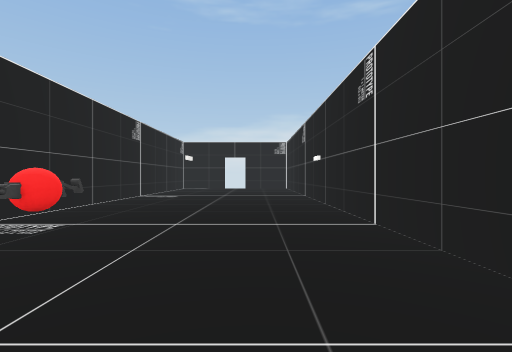
[1] (above)

16 first-person views from a walk through a scene from a Unity 3-D project. The camera is 1.2 m above the floor, looks level and sees 85° across. Doors are open. The floor is counted in squares, 2 m on a side. Each view is taken from the middle of a square. On the plan, view 1 faces up. The plan holds only what a view shows up to about 9 squares ahead; the rest is blank. The place goes on beyond the plan. The player character is not drawn. Some surface patterns are stand-ins.

[2]
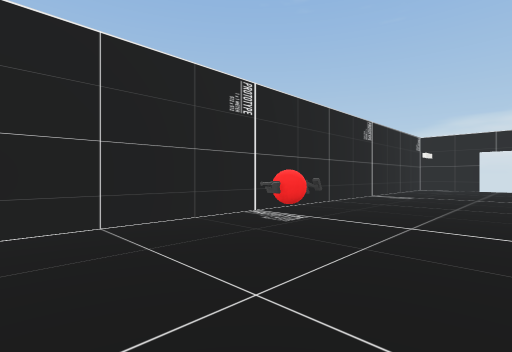

[3]
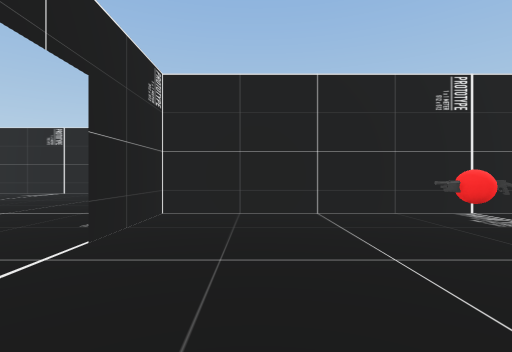

[4]
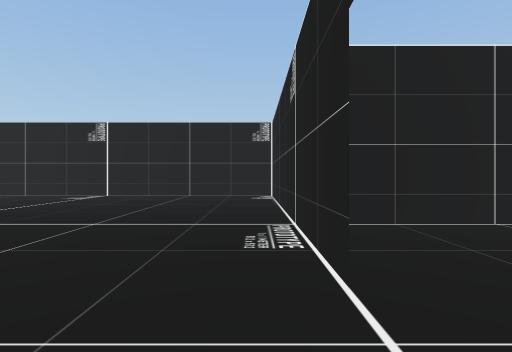

[5]
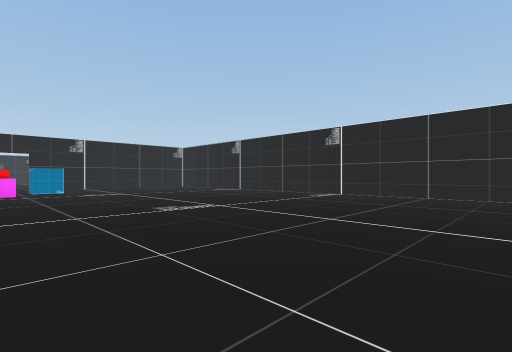

[6]
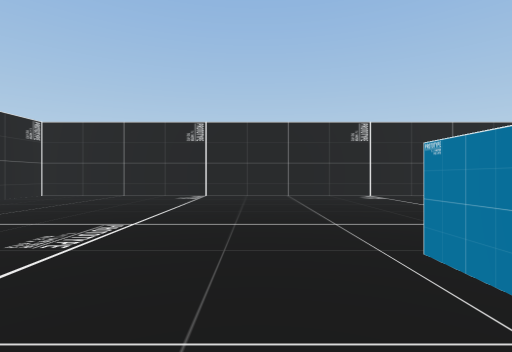

[7]
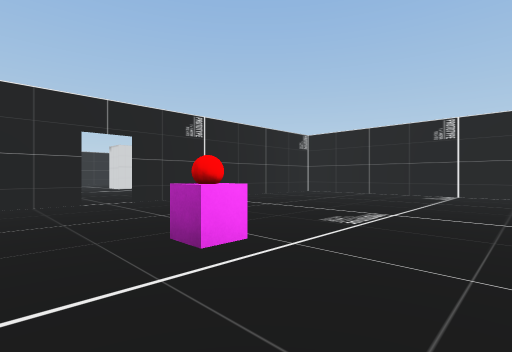

[8]
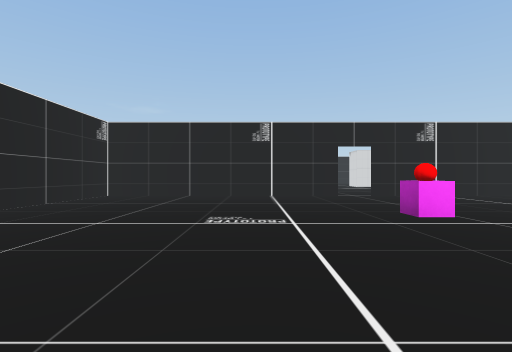

[9]
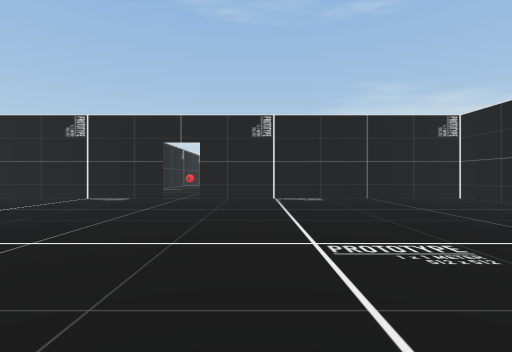

[10]
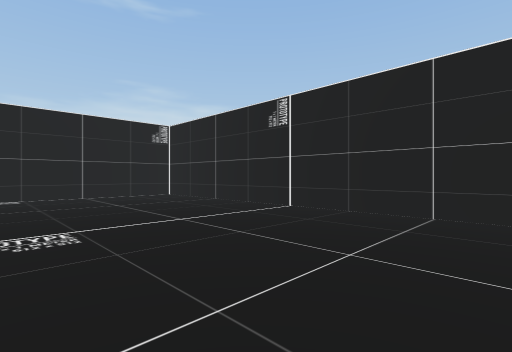

[11]
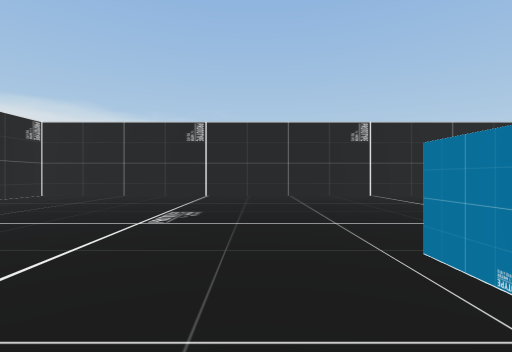

[12]
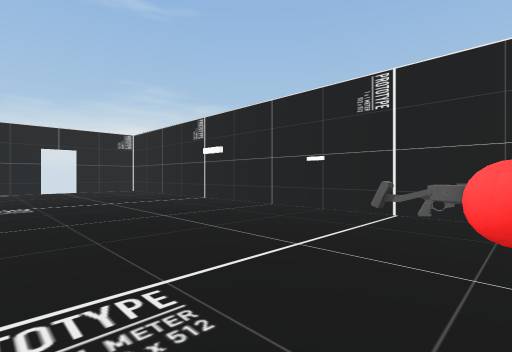

[13]
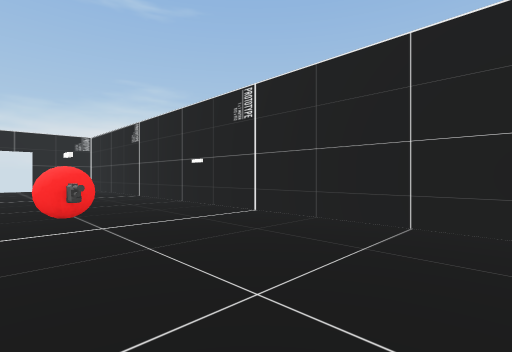

[14]
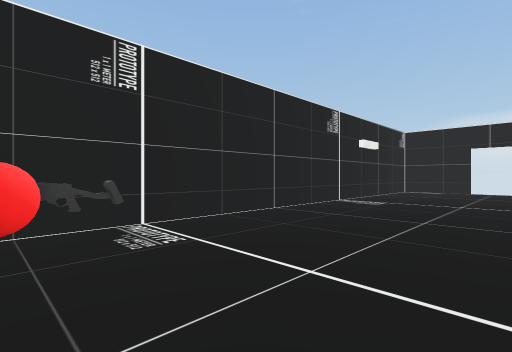

[15]
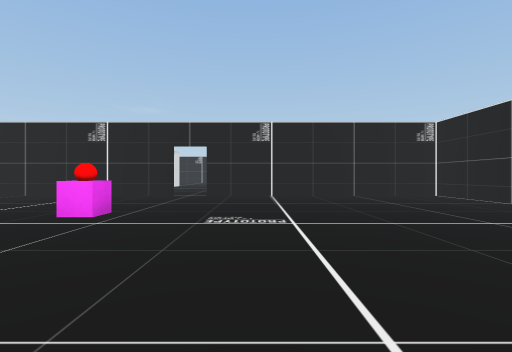

[16]
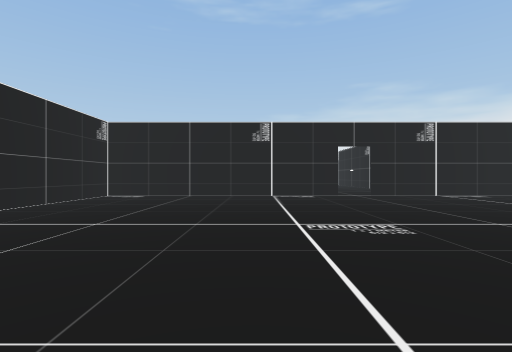

### Floor plan
Points are (right, up) in squares from view 1. A wall is a line through its corners. A room is listed if a view was taken in it or the views show most of it. See-through windows are left out.
Room 1 (views 1, 2, 3, 12, 13, 14)
walls: (-3.5, 11.2) (-3.5, -1.5) (-1.5, -1.5); (1.5, 0.1) (1.5, 10.2)
ways out: open door at (-1, -1.5) to room 2
objects: other object (-2, 2)
Room 2 (views 4, 5, 6, 7, 8, 9, 10, 11, 15, 16)
walls: (-0.6, -16.5) (6.5, -16.5) (6.5, -1.5) (-0.5, -1.5); (-1.5, -1.5) (-8.5, -1.5) (-8.5, -16.5) (-1.5, -16.5)
ways out: open door at (-1, -1.5) to room 1; open door at (-1, -16)
objects: other object (-1, -9); other object (0, -12)

Positions as (right, up) in squares from view 1, and headings:
1: (0, 0), facing up
2: (0, 0), facing up-left
3: (1, 0), facing left
4: (0, -2), facing left
5: (0, -2), facing down-left
6: (0, -10), facing left
7: (1, -10), facing down-left
8: (2, -8), facing down
9: (1, -9), facing up
10: (2, -10), facing up-right
11: (-2, -8), facing right
12: (-3, 2), facing up-right
13: (-2, 0), facing up-right
14: (0, 2), facing up-left
15: (-3, -8), facing down
16: (-4, -10), facing up
